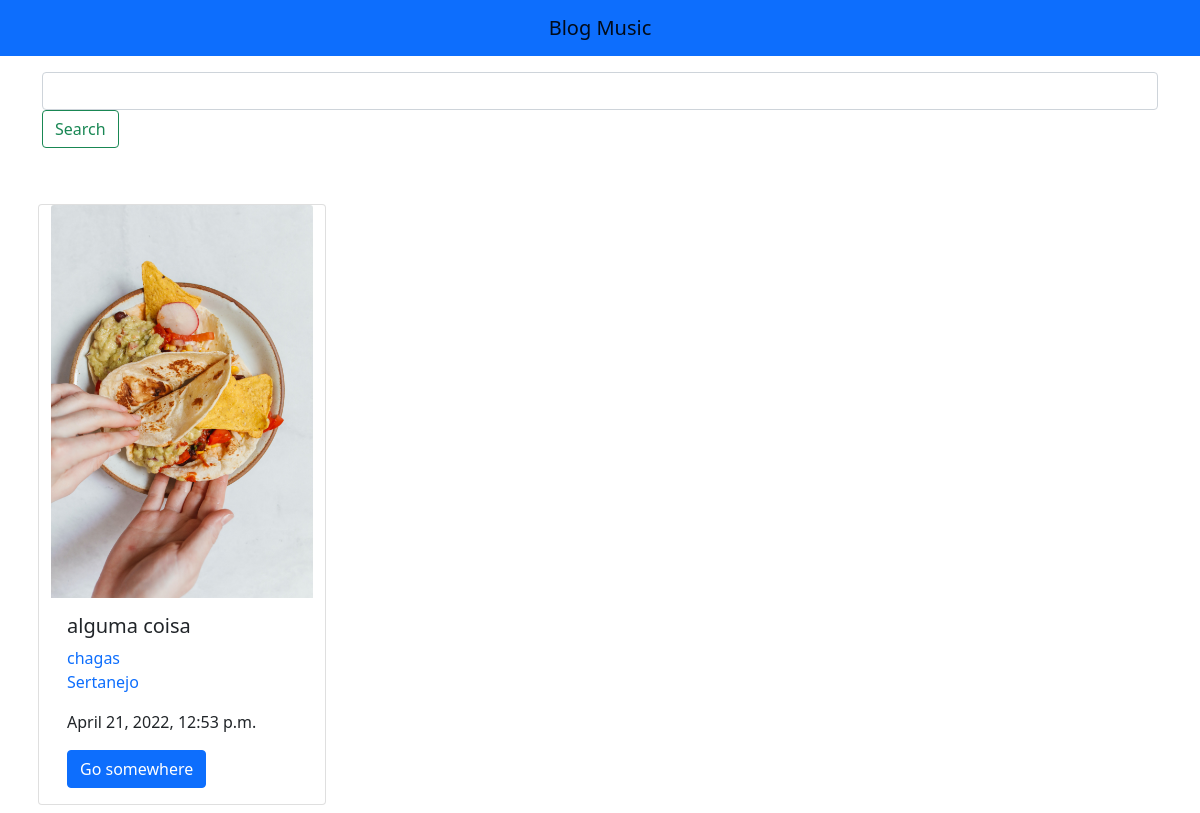
The app's page /home/categoria/4/ with its own data.
### home/models.py (models this page shows, shortened)
class Video(models.Model):
    titulo = models.CharField(max_length=65)
    descricao = models.TextField(max_length=165, blank=True)
    tempo = models.IntegerField()
    publicado = models.BooleanField(default=False)
    categoria = models.ForeignKey(
        Categoria, on_delete=models.SET_NULL, null=True)
    imagem = models.ImageField(upload_to='home/covers/%Y/%m/%d/')
    data_criacao = models.DateTimeField(auto_now_add=True)
    autualizacao_criacao = models.DateTimeField(auto_now=True)
    autor = models.ForeignKey(
        User, on_delete=models.SET_NULL, null=True)

class Categoria(models.Model):
    genero = models.CharField(max_length=65)
    def __str__(self) -> str:
        return self.genero

### home/views.py (the view)
# urls.py: path('home/categoria/<int:categoria_id>/',
def categoria(request, categoria_id):
    categoria = get_list_or_404(
        Video, publicado=True, categoria__id=categoria_id)
    return render(request, 'home/pages/categoria.html', context={
        'videos': categoria
    })

### home/templates/home/pages/categoria.html
{% extends 'homes/base.html' %}
{% block conteudo %}
  <div class="container-md mx-auto mt-5">
    <div class="row p-2">
      {% for video in videos %}
      <div class="col">
        {% include 'home/partials/_cards.html' %}
      </div>
      {% endfor %}
    </div>
  </div>
{% endblock conteudo %}

### home/templates/home/partials/_cards.html (shortened to what this page needs)
<div class="row">
  <div class="card" style="width: 18rem;">
    <a href="{% url 'polls:v' video.id %}" class="text-decoration-none">
      <img src="{{video.imagem.url}}" class="card-img-top img-fluid" alt="">
    </a>
    <div class="card-body">
      <h5 class="card-title">{{video.titulo}}</h5>
      <a href="{% url 'polls:v' video.id %}" class="text-decoration-none"><h7 class="card-title ">{{video.autor}}</h7></a>
      <p class="text-start"><a href="{% url 'polls:categoria' video.categoria.id%}" class="text-decoration-none"><h7 class="card-title text-decoration-none">{{video.categoria}}</h7></a></p>
      <p class="card-text">{{video.data_criacao}}</p>
      <a href="{% url 'polls:v' video.id%}" class="btn btn-primary">Go somewhere</a>
    </div>
  </div>
</div>

### records on screen
Video: imagem (picture), titulo "alguma coisa", autor "chagas", categoria "Sertanejo", data_criacao "April 21, 2022, 12:53 p.m."
